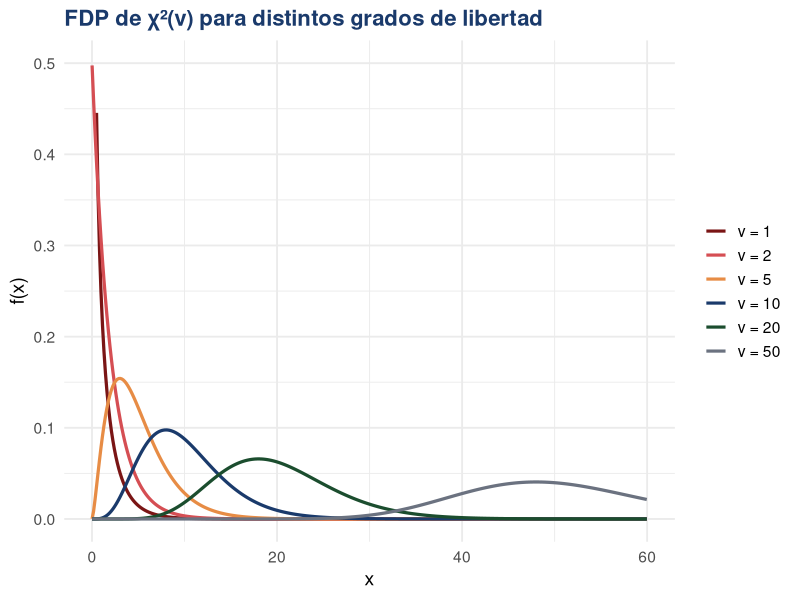

Source code (R):
## ---- chunk 1
#| echo: false
#| fig-width: 14
#| fig-height: 5
#| fig-align: center
library(ggplot2)
library(dplyr)

gls <- c(1, 2, 5, 10, 20, 50)
cols <- c("#7a1515","#d54e53","#e78c45","#1a3a6b","#1b4d2e","#6b7280")
x <- seq(0.01, 80, length.out = 500)

df_all <- do.call(rbind, lapply(seq_along(gls), function(i) {
  data.frame(x = x, fx = dchisq(x, gls[i]),
             nu = paste0("ν = ", gls[i]))
}))
df_all$nu <- factor(df_all$nu, levels = paste0("ν = ", gls))

ggplot(df_all, aes(x, fx, color = nu)) +
  geom_line(linewidth = 1.1) +
  scale_color_manual(values = setNames(cols, paste0("ν = ", gls))) +
  scale_y_continuous(limits = c(0, 0.5)) +
  scale_x_continuous(limits = c(0, 60)) +
  labs(title = "FDP de χ²(ν) para distintos grados de libertad",
       x = "x", y = "f(x)", color = NULL) +
  theme_minimal(base_size = 14) +
  theme(legend.position = "right",
        plot.title = element_text(face = "bold", color = "#1a3a6b", size = 16))
